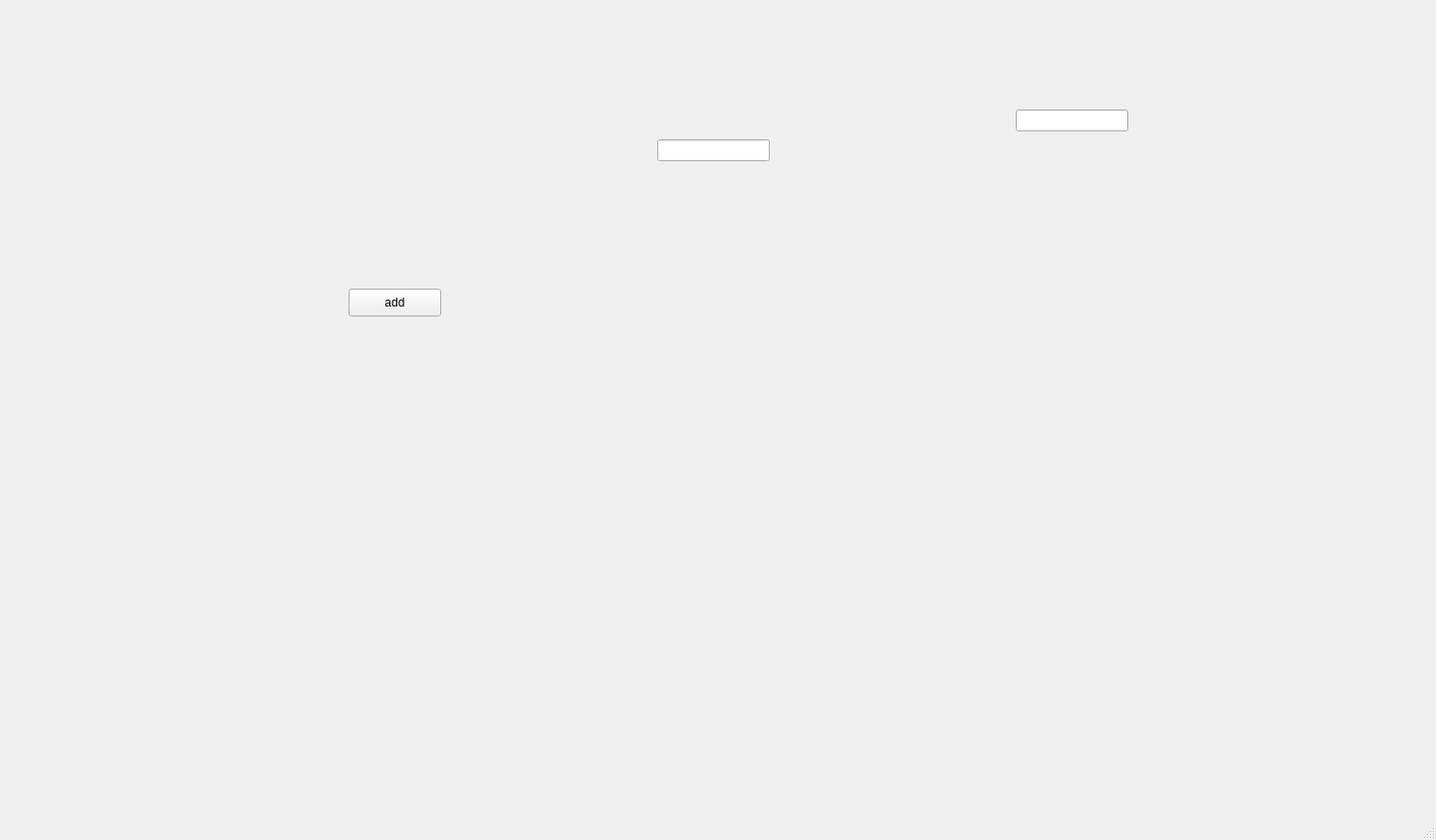
<?xml version="1.0" encoding="UTF-8"?>
<ui version="4.0">
 <class>MainWindow</class>
 <widget class="QMainWindow" name="MainWindow">
  <property name="geometry">
   <rect>
    <x>0</x>
    <y>0</y>
    <width>1442</width>
    <height>844</height>
   </rect>
  </property>
  <property name="windowTitle">
   <string>MainWindow</string>
  </property>
  <widget class="QWidget" name="centralwidget">
   <widget class="QLabel" name="filepath">
    <property name="geometry">
     <rect>
      <x>770</x>
      <y>290</y>
      <width>391</width>
      <height>191</height>
     </rect>
    </property>
    <property name="text">
     <string/>
    </property>
   </widget>
   <widget class="QLineEdit" name="photo">
    <property name="geometry">
     <rect>
      <x>660</x>
      <y>140</y>
      <width>113</width>
      <height>22</height>
     </rect>
    </property>
   </widget>
   <widget class="QLineEdit" name="id">
    <property name="geometry">
     <rect>
      <x>1020</x>
      <y>110</y>
      <width>113</width>
      <height>22</height>
     </rect>
    </property>
   </widget>
   <widget class="QPushButton" name="add">
    <property name="geometry">
     <rect>
      <x>350</x>
      <y>290</y>
      <width>93</width>
      <height>28</height>
     </rect>
    </property>
    <property name="text">
     <string>add</string>
    </property>
   </widget>
  </widget>
  <widget class="QMenuBar" name="menubar">
   <property name="geometry">
    <rect>
     <x>0</x>
     <y>0</y>
     <width>1442</width>
     <height>26</height>
    </rect>
   </property>
  </widget>
  <widget class="QStatusBar" name="statusbar"/>
 </widget>
 <resources/>
 <connections/>
</ui>
